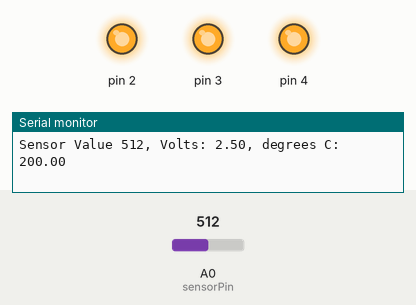
This sketch was run on a simulated Arduino Uno, built with avr-gcc and run on an emulated ATmega328P. Parts: output pins drawn as LEDs (lit = HIGH), the last lines printed to the serial monitor. Inputs (shaded band) come from the test bench; at power-on: A0 (sensorPin) = 512.

Above: at 1.2 s.
1.3 s: A0 (sensorPin) set to 144
4.3 s: A0 (sensorPin) set to 137
At 5.5 s:
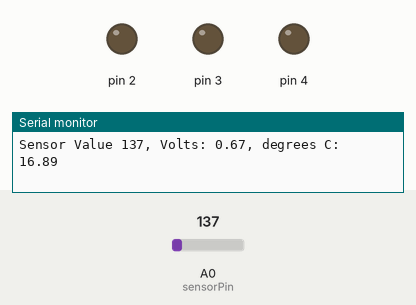
5.8 s: A0 (sensorPin) set to 306
At 7.2 s:
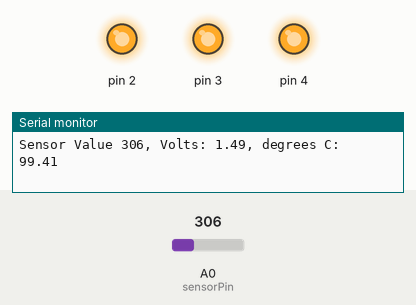
Timing chart, 0 to 8.8 s (numbered marks = the images above; inputs shaded):
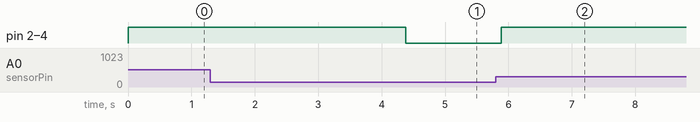

Measured:
- the behaviour switches between 144 and 143 on A0 (sensorPin) (found by bisection; images 0 and 1)
- after the input at 4.3 s, pin 2–4: HIGH → LOW after 0.08 s
- after the input at 5.8 s, pin 2–4: LOW → HIGH after 0.09 s

The sketch:

p2-tempsensor_LED.ino
```cpp
const int sensorPin = A0;
const float baselineTemp = 20.0;
void setup() {
  // put your setup code here, to run once:
Serial.begin(9600);//open a port
for(int pinNumber = 2; pinNumber<5; pinNumber++){
  pinMode(pinNumber,OUTPUT);
  digitalWrite(pinNumber,LOW);//led1-3,off
}
}

void loop() {
  // put your main code here, to run repeatedly:
int sensorVal = analogRead(sensorPin);
Serial.print("Sensor Value ");
Serial.print(sensorVal);//print sensor value
float voltage = (sensorVal/1024.0) * 5.0;//transform sensor value to voltage
Serial.print(", Volts: ");
Serial.print(voltage);//print voltage
Serial.print(", degrees C:  ");
float temp = (voltage - .5)*100;//transform voltage to tem
Serial.println(temp);
if(temp < baselineTemp){
  digitalWrite(2,LOW);
  digitalWrite(3,LOW);
  digitalWrite(4,LOW);//temp<baselinetemp,led1-3,off
}else if(temp >= baselineTemp+2 && temp < baselineTemp+4){
  digitalWrite(2,HIGH);
  digitalWrite(3,LOW);
  digitalWrite(4,LOW);//baselinetemp+2 <= temp < baselinetemp+4，led1 is on
}else if(temp >= baselineTemp+4 && temp < baselineTemp+6){
  digitalWrite(2,HIGH);
  digitalWrite(3,HIGH);
  digitalWrite(4,LOW);//baselinetemp+4 <= temp < baselinetemp+6，led1,2 are on
}else if(temp >= baselineTemp+6){
  digitalWrite(2,HIGH);
  digitalWrite(3,HIGH);
  digitalWrite(4,HIGH);//temp > baselinetemp+6, 3leds are on
}//to choose the temp range by if else loop
delay(10);

}
```
